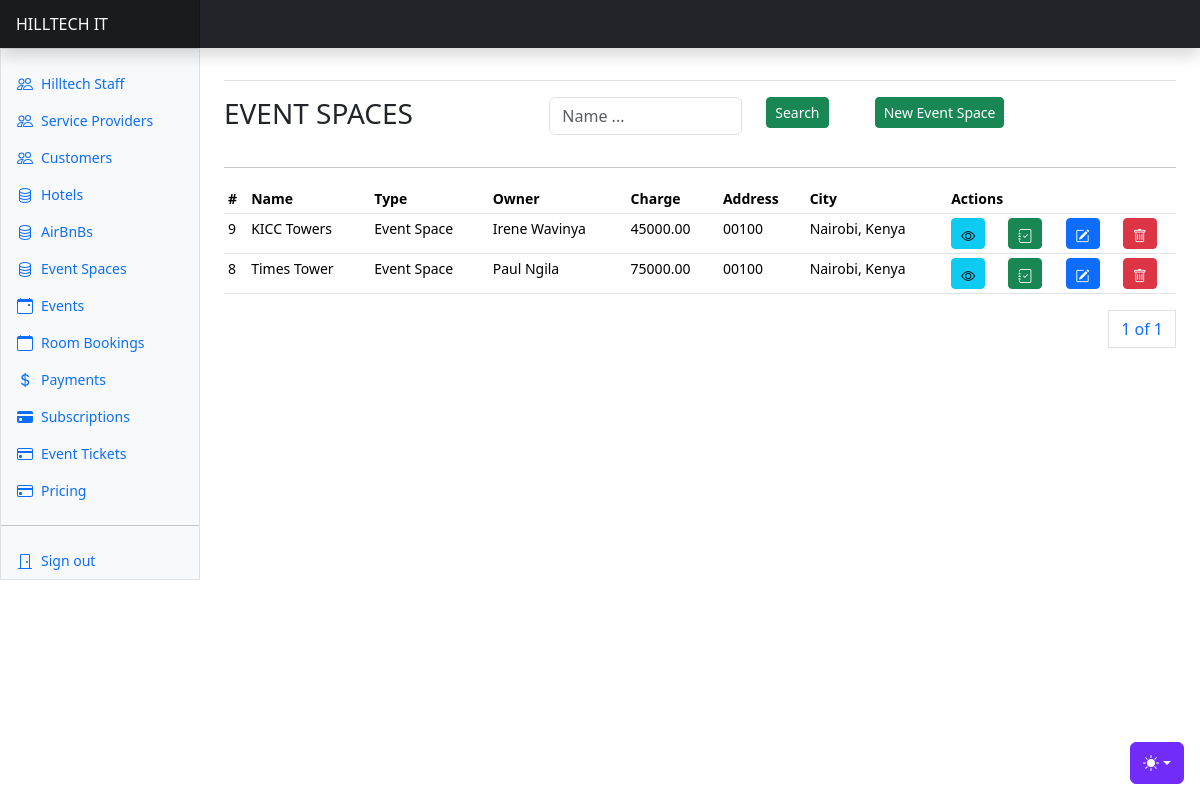
The page /properties/event-spaces/ (signed in) on the database as committed earlier.
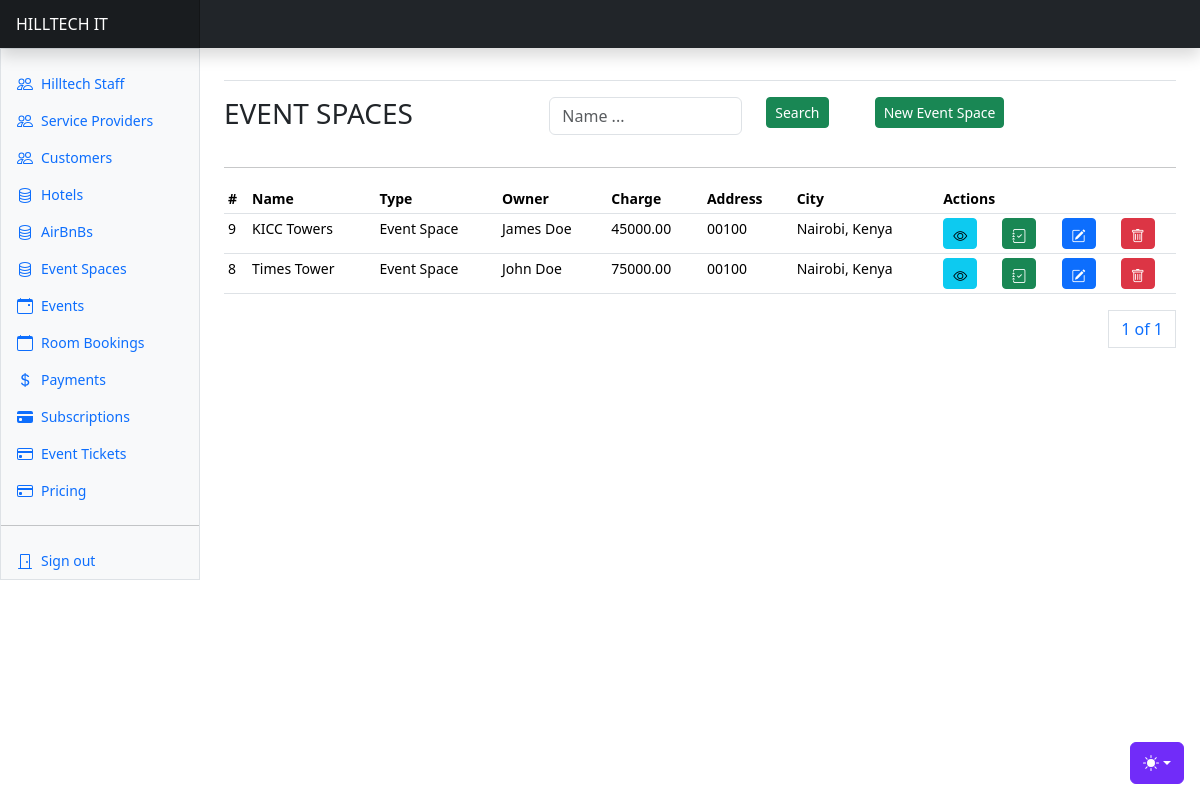
The same page on the database as committed later.
### apps/property/models.py (models this page shows, shortened)
class Property(AbstractBaseModel):
    owner = models.ForeignKey("users.User", on_delete=models.SET_NULL, null=True, related_name="listedproperties")
    name = models.CharField(max_length=255)
    location = models.CharField(max_length=255)
    city = models.CharField(max_length=255)
    country = models.CharField(max_length=255)
    property_type = models.CharField(max_length=255, choices=PROPERTY_TYPE_CHOICES)
    address = models.CharField(max_length=255)
    contact_number = models.CharField(max_length=255)
    email = models.EmailField(null=True)
    cost = models.DecimalField(max_digits=100, decimal_places=2, default=0, null=True)
    number_of_rooms = models.IntegerField(default=0, null=True)
    capacity = models.IntegerField(default=0)
    profile_image = models.ImageField(upload_to="property_images/", null=True)
    approval_status = models.CharField(
        max_length=255, default="Pending", choices=APPROVAL_CHOICES
    )
    children_allowed = models.IntegerField(default=0)
    adults_allowed = models.IntegerField(default=0)
    amenities = models.JSONField(default=list)
    pets_allowed = models.BooleanField(default=True)
    smoking_allowed = models.BooleanField(default=True)

### apps/users/models.py (models this page shows, shortened)
class User(AbstractUser, AbstractBaseModel):
    role = models.CharField(choices=ROLE_CHOICES, max_length=32, null=True)
    phone_number = models.CharField(max_length=255, null=True)
    id_number = models.CharField(max_length=255, null=True)
    gender = models.CharField(max_length=255, null=True, choices=GENDER_CHOICES)
    date_of_birth = models.DateField(null=True)
    city = models.CharField(max_length=255, null=True)
    country = models.CharField(max_length=255, null=True)
    address = models.CharField(max_length=255, null=True)
    token = models.CharField(null=True, max_length=255)
    token_expiration_date = models.DateTimeField(null=True)
    activation_date = models.DateTimeField(null=True)
    position = models.CharField(
        max_length=255, choices=STAFF_POSITION_CHOICES, null=True
    )
    def name(self):
        return f"{self.first_name} {self.last_name}"

### apps/property/views.py (the view, shortened to what this page needs)
# urls.py: path("event-spaces/", event_spaces, name="event-spaces"),
@login_required(login_url="/users/user-login/")
def event_spaces(request):
    user = request.user
    properties = Property.objects.filter(property_type__in=["Event Space", "Event", "Event_Space"]).order_by("-created")
    if not user.is_superuser:
        properties = Property.objects.filter(owner=user).filter(property_type__in=["Event Space", "Event", "Event_Space"]).order_by("-created")
    users = User.objects.filter(role="service_provider")
    paginator = Paginator(properties, 10)
    page_number = request.GET.get("page")
    page_obj = paginator.get_page(page_number)
    context = {"properties": properties, "users": users, "page_obj": page_obj}
    return render(request, "event_spaces/event_spaces.html", context)

### templates/event_spaces/event_spaces.html (shortened to what this page needs)
{% extends "base.html" %}
{% block content %}
<div class="row">
    <div class="col">
        <h3>EVENT SPACES</h3>
    </div>
    <div class="col">
      <form method="POST">
          <div class="input-group mb-3">
            <div class="row">
              <div class="col-8">
                <input type="text" class="form-control" id="search_text" name="search_text" placeholder="Name ..." >
              </div>
              <div class="col-4">
                <button class="btn btn-success btn-sm">Search</button>
              </div>
            </div>
          </div>
        </form>
  </div>
    <div class="col">
        <a class="btn btn-success btn-sm" data-bs-toggle="modal" data-bs-target="#newAirBnBModal">New Event Space</a>
    </div>
</div>
<hr/>
      <div class="table-responsive small">
        <table class="table table-sm">
          <thead>
            <tr>
              <th scope="col">#</th>
              <th scope="col">Name</th>
              <th scope="col">Type</th>
              <th scope="col">Owner</th>
              <th scope="col">Charge</th>
              <th scope="col">Address</th>
              <th scope="col">City</th>
              <th scope="col" colspan="4">Actions</th>
            </tr>
          </thead>
          <tbody>
            {% for property in page_obj %}
            <tr>
              <td>{{property.id}}</td>
              <td>{{property.name}}</td>
              <td>{{property.property_type}}</td>
              <td>{{property.owner.name}}</td>
              <td>{{property.cost}}</td>
              <td>{{property.address}}</td>
              <td>{{property.city}}, {{property.country}}</td>
              <td><a href="{% url 'event-space-details' property.id %}" class="btn btn-info btn-sm">
                <i class="bi bi-eye"></i>
              </a></td>
              <td>
                <a class="btn btn-success btn-sm" data-bs-toggle="modal" data-bs-target="#bookEventSpaceModal{{property.id}}">
                  <i class="bi bi-journal-check"></i>
                </a>
              </td>
              <td><a class="btn btn-primary btn-sm" data-bs-toggle="modal" data-bs-target="#editPopertyModal{{ property.id }}">
                <i class="bi bi-pencil-square"></i>
              </a></td>
              <td><a class="btn btn-danger btn-sm" data-bs-toggle="modal" data-bs-target="#deletePropertyModal{{ property.id }}">
                <i class="bi bi-trash"></i>
              </a></td>
            </tr>
            {% endfor %}
          </tbody>
        </table>
        <div>
          <nav aria-label="Page navigation example">
            <ul class="pagination justify-content-end">
              <a class="page-link" href="#">{{ page_obj.number }} of {{ page_obj.paginator.num_pages }}</a>
            </ul>
          </nav>
        </div>
{% endblock content %}

Rows that differ between the two databases and show on the page:
changed Property "KICC Towers": owner.name "Irene Wavinya" → "James Doe"
changed Property "Times Tower": owner.name "Paul Ngila" → "John Doe"
